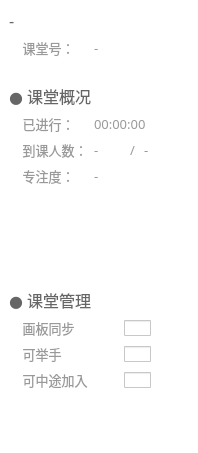
          <widget class="QWidget" name="scrollAreaWidgetContents">
           <property name="geometry">
            <rect>
             <x>0</x>
             <y>0</y>
             <width>198</width>
             <height>453</height>
            </rect>
           </property>
           <property name="minimumSize">
            <size>
             <width>198</width>
             <height>0</height>
            </size>
           </property>
           <property name="maximumSize">
            <size>
             <width>198</width>
             <height>16777215</height>
            </size>
           </property>
           <property name="styleSheet">
            <string notr="true">QWidget {
	border: none;
	background-color: #ffffff;
}</string>
           </property>
           <layout class="QGridLayout" name="gridLayout_8">
            <property name="leftMargin">
             <number>9</number>
            </property>
            <property name="topMargin">
             <number>9</number>
            </property>
            <item row="1" column="2" colspan="6">
             <widget class="QLabel" name="label_19">
              <property name="font">
               <font>
                <family>微软雅黑</family>
                <pointsize>10</pointsize>
               </font>
              </property>
              <property name="styleSheet">
               <string notr="true">QLabel {
	border: none;
	background: none;
	color: #999999;
}</string>
              </property>
              <property name="text">
               <string>-</string>
              </property>
             </widget>
            </item>
            <item row="3" column="0" colspan="8">
             <widget class="QLabel" name="label_17">
              <property name="font">
               <font>
                <family>微软雅黑</family>
                <pointsize>12</pointsize>
               </font>
              </property>
              <property name="styleSheet">
               <string notr="true">QLabel {
	border: none;
	background: none;
	color: #666666;
}</string>
              </property>
              <property name="text">
               <string>● 课堂概况</string>
              </property>
             </widget>
            </item>
            <item row="0" column="0" colspan="8">
             <widget class="QLabel" name="label_2">
              <property name="font">
               <font>
                <family>微软雅黑</family>
                <pointsize>12</pointsize>
               </font>
              </property>
              <property name="styleSheet">
               <string notr="true">QLabel {
	border: none;
	background: none;
	color: #666666;
}</string>
              </property>
              <property name="text">
               <string>-</string>
              </property>
             </widget>
            </item>
            <item row="5" column="0" colspan="2">
             <widget class="QLabel" name="label_11">
              <property name="font">
               <font>
                <family>微软雅黑</family>
                <pointsize>10</pointsize>
               </font>
              </property>
              <property name="styleSheet">
               <string notr="true">QLabel {
	border: none;
	background: none;
	color: #999999;
}</string>
              </property>
              <property name="text">
               <string>    到课人数：</string>
              </property>
             </widget>
            </item>
            <item row="6" column="0" colspan="2">
             <widget class="QLabel" name="label_15">
              <property name="font">
               <font>
                <family>微软雅黑</family>
                <pointsize>10</pointsize>
               </font>
              </property>
              <property name="styleSheet">
               <string notr="true">QLabel {
	border: none;
	background: none;
	color: #999999;
}</string>
              </property>
              <property name="text">
               <string>    专注度：</string>
              </property>
             </widget>
            </item>
            <item row="2" column="0" colspan="8">
             <spacer name="verticalSpacer_6">
              <property name="orientation">
               <enum>Qt::Vertical</enum>
              </property>
              <property name="sizeType">
               <enum>QSizePolicy::Fixed</enum>
              </property>
              <property name="sizeHint" stdset="0">
               <size>
                <width>20</width>
                <height>20</height>
               </size>
              </property>
             </spacer>
            </item>
            <item row="4" column="2" colspan="4">
             <widget class="QLabel" name="label_5">
              <property name="font">
               <font>
                <family>微软雅黑</family>
                <pointsize>10</pointsize>
               </font>
              </property>
              <property name="styleSheet">
               <string notr="true">QLabel {
	border: none;
	background: none;
	color: #999999;
}</string>
              </property>
              <property name="text">
               <string>00:00:00</string>
              </property>
              <property name="alignment">
               <set>Qt::AlignLeading|Qt::AlignLeft|Qt::AlignVCenter</set>
              </property>
             </widget>
            </item>
            <item row="6" column="2" colspan="5">
             <widget class="QLabel" name="label_16">
              <property name="font">
               <font>
                <family>微软雅黑</family>
                <pointsize>10</pointsize>
               </font>
              </property>
              <property name="styleSheet">
               <string notr="true">QLabel {
	border: none;
	background: none;
	color: #999999;
}</string>
              </property>
              <property name="text">
               <string>-</string>
              </property>
              <property name="alignment">
               <set>Qt::AlignLeading|Qt::AlignLeft|Qt::AlignVCenter</set>
              </property>
             </widget>
            </item>
            <item row="8" column="0" colspan="8">
             <spacer name="verticalSpacer_7">
              <property name="orientation">
               <enum>Qt::Vertical</enum>
              </property>
              <property name="sizeType">
               <enum>QSizePolicy::Fixed</enum>
              </property>
              <property name="sizeHint" stdset="0">
               <size>
                <width>20</width>
                <height>20</height>
               </size>
              </property>
             </spacer>
            </item>
            <item row="4" column="0" colspan="2">
             <widget class="QLabel" name="label_4">
              <property name="font">
               <font>
                <family>微软雅黑</family>
                <pointsize>10</pointsize>
               </font>
              </property>
              <property name="styleSheet">
               <string notr="true">QLabel {
	border: none;
	background: none;
	color: #999999;
}</string>
              </property>
              <property name="text">
               <string>    已进行：</string>
              </property>
             </widget>
            </item>
            <item row="1" column="0" colspan="2">
             <widget class="QLabel" name="label_18">
              <property name="font">
               <font>
                <family>微软雅黑</family>
                <pointsize>10</pointsize>
               </font>
              </property>
              <property name="styleSheet">
               <string notr="true">QLabel {
	border: none;
	background: none;
	color: #999999;
}</string>
              </property>
              <property name="text">
               <string>    课堂号：</string>
              </property>
              <property name="alignment">
               <set>Qt::AlignLeading|Qt::AlignLeft|Qt::AlignVCenter</set>
              </property>
             </widget>
            </item>
            <item row="14" column="0" colspan="8">
             <spacer name="verticalSpacer_5">
              <property name="orientation">
               <enum>Qt::Vertical</enum>
              </property>
              <property name="sizeHint" stdset="0">
               <size>
                <width>171</width>
                <height>548</height>
               </size>
              </property>
             </spacer>
            </item>
            <item row="9" column="0" colspan="8">
             <widget class="QLabel" name="label_20">
              <property name="font">
               <font>
                <family>微软雅黑</family>
                <pointsize>12</pointsize>
               </font>
              </property>
              <property name="styleSheet">
               <string notr="true">QLabel {
	border: none;
	background: none;
	color: #666666;
}</string>
              </property>
              <property name="text">
               <string>● 课堂管理</string>
              </property>
             </widget>
            </item>
            <item row="10" column="0" colspan="2">
             <widget class="QLabel" name="label_21">
              <property name="font">
               <font>
                <family>微软雅黑</family>
                <pointsize>10</pointsize>
               </font>
              </property>
              <property name="styleSheet">
               <string notr="true">QLabel {
	border: none;
	background: none;
	color: #999999;
}</string>
              </property>
              <property name="text">
               <string>    画板同步</string>
              </property>
             </widget>
            </item>
            <item row="10" column="2" colspan="6">
             <widget class="QCheckBox" name="checkBox">
              <property name="sizePolicy">
               <sizepolicy hsizetype="Minimum" vsizetype="Fixed">
                <horstretch>0</horstretch>
                <verstretch>0</verstretch>
               </sizepolicy>
              </property>
              <property name="minimumSize">
               <size>
                <width>27</width>
                <height>16</height>
               </size>
              </property>
              <property name="maximumSize">
               <size>
                <width>16777215</width>
                <height>16</height>
               </size>
              </property>
              <property name="styleSheet">
               <string notr="true">QCheckBox {
	padding-left: 30px;
}

QCheckBox::indicator {
    width: 27px;
    height: 16px;
	background: none;
}

QCheckBox::indicator:unchecked {
	image: url(:/button/Resources/material/button/turn_off.png);
}

QCheckBox::indicator:checked {
    image: url(:/button/Resources/material/button/turn_on.png);
}</string>
              </property>
              <property name="text">
               <string/>
              </property>
              <property name="tristate">
               <bool>false</bool>
              </property>
             </widget>
            </item>
            <item row="11" column="0" colspan="2">
             <widget class="QLabel" name="label_23">
              <property name="font">
               <font>
                <family>微软雅黑</family>
                <pointsize>10</pointsize>
               </font>
              </property>
              <property name="styleSheet">
               <string notr="true">QLabel {
	border: none;
	background: none;
	color: #999999;
}</string>
              </property>
              <property name="text">
               <string>    可举手</string>
              </property>
             </widget>
            </item>
            <item row="11" column="2" colspan="6">
             <widget class="QCheckBox" name="checkBox_3">
              <property name="sizePolicy">
               <sizepolicy hsizetype="Minimum" vsizetype="Fixed">
                <horstretch>0</horstretch>
                <verstretch>0</verstretch>
               </sizepolicy>
              </property>
              <property name="minimumSize">
               <size>
                <width>27</width>
                <height>16</height>
               </size>
              </property>
              <property name="maximumSize">
               <size>
                <width>16777215</width>
                <height>16</height>
               </size>
              </property>
              <property name="styleSheet">
               <string notr="true">QCheckBox {
	padding-left: 30px;
}

QCheckBox::indicator {
    width: 27px;
    height: 16px;
	background: none;
}

QCheckBox::indicator:unchecked {
	image: url(:/button/Resources/material/button/turn_off.png);
}

QCheckBox::indicator:checked {
    image: url(:/button/Resources/material/button/turn_on.png);
}</string>
              </property>
              <property name="text">
               <string/>
              </property>
              <property name="tristate">
               <bool>false</bool>
              </property>
             </widget>
            </item>
            <item row="12" column="0" colspan="2">
             <widget class="QLabel" name="label_22">
              <property name="font">
               <font>
                <family>微软雅黑</family>
                <pointsize>10</pointsize>
               </font>
              </property>
              <property name="styleSheet">
               <string notr="true">QLabel {
	border: none;
	background: none;
	color: #999999;
}</string>
              </property>
              <property name="text">
               <string>    可中途加入</string>
              </property>
             </widget>
            </item>
            <item row="12" column="2" colspan="6">
             <widget class="QCheckBox" name="checkBox_2">
              <property name="sizePolicy">
               <sizepolicy hsizetype="Minimum" vsizetype="Fixed">
                <horstretch>0</horstretch>
                <verstretch>0</verstretch>
               </sizepolicy>
              </property>
              <property name="minimumSize">
               <size>
                <width>27</width>
                <height>16</height>
               </size>
              </property>
              <property name="maximumSize">
               <size>
                <width>16777215</width>
                <height>16</height>
               </size>
              </property>
              <property name="styleSheet">
               <string notr="true">QCheckBox {
	padding-left: 30px;
}

QCheckBox::indicator {
    width: 27px;
    height: 16px;
	background: none;
}

QCheckBox::indicator:unchecked {
	image: url(:/button/Resources/material/button/turn_off.png);
}

QCheckBox::indicator:checked {
    image: url(:/button/Resources/material/button/turn_on.png);
}</string>
              </property>
              <property name="text">
               <string/>
              </property>
              <property name="tristate">
               <bool>false</bool>
              </property>
             </widget>
            </item>
            <item row="7" column="0" colspan="8">
             <widget class="QWidget" name="widget" native="true">
              <property name="minimumSize">
               <size>
                <width>0</width>
                <height>70</height>
               </size>
              </property>
              <property name="maximumSize">
               <size>
                <width>16777215</width>
                <height>70</height>
               </size>
              </property>
             </widget>
            </item>
            <item row="5" column="4">
             <widget class="QLabel" name="label_14">
              <property name="font">
               <font>
                <family>微软雅黑</family>
                <pointsize>10</pointsize>
               </font>
              </property>
              <property name="styleSheet">
               <string notr="true">QLabel {
	border: none;
	background: none;
	color: #999999;
}</string>
              </property>
              <property name="text">
               <string>/</string>
              </property>
              <property name="alignment">
               <set>Qt::AlignCenter</set>
              </property>
             </widget>
            </item>
            <item row="5" column="2" colspan="2">
             <widget class="QLabel" name="label_12">
              <property name="font">
               <font>
                <family>微软雅黑</family>
                <pointsize>10</pointsize>
               </font>
              </property>
              <property name="styleSheet">
               <string notr="true">QLabel {
	border: none;
	background: none;
	color: #999999;
}</string>
              </property>
              <property name="text">
               <string>-</string>
              </property>
              <property name="alignment">
               <set>Qt::AlignLeading|Qt::AlignLeft|Qt::AlignVCenter</set>
              </property>
             </widget>
            </item>
            <item row="5" column="5" colspan="2">
             <widget class="QLabel" name="label_13">
              <property name="font">
               <font>
                <family>微软雅黑</family>
                <pointsize>10</pointsize>
               </font>
              </property>
              <property name="styleSheet">
               <string notr="true">QLabel {
	border: none;
	background: none;
	color: #999999;
}</string>
              </property>
              <property name="text">
               <string>-</string>
              </property>
              <property name="alignment">
               <set>Qt::AlignLeading|Qt::AlignLeft|Qt::AlignVCenter</set>
              </property>
             </widget>
            </item>
           </layout>
          </widget>
